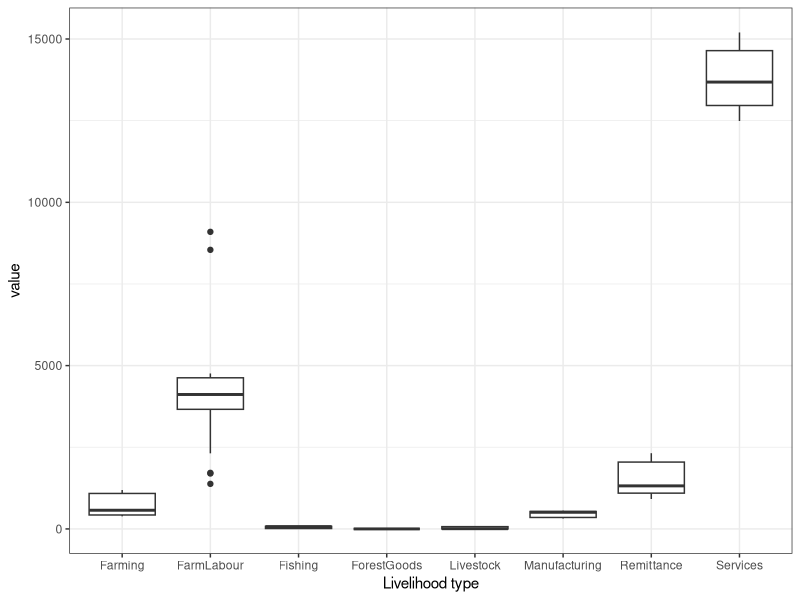

Here is the R script that generated this plot:

library(tidyverse)
library(readxl)
library(zoo)

lazar_data <- read_xlsx("Lazar_data.xlsx", sheet = "Typical expenditure levels", skip = 1) %>%
  select(-1) %>% rename("type" = "...2") 

lazar_data_longer <- lazar_data %>% pivot_longer(cols = c("1991", "1995", 
                                                             "2010", "2014")) %>%
  na.locf()
names(lazar_data_longer) = c("type", "level", "year", "value")



lazar_data_figs <- read_xlsx("Lazar_fig_data.xlsx", sheet = "Fig2 & Fig5 & FigS2.1", skip =1) %>%
  pivot_longer(cols = c(-"ArchetypeID", -"Livelihood type")) %>% 
  na.locf()
  
farming <- lazar_data_figs %>% filter(`Livelihood type` == "Farming")
farm_labor <- lazar_data_figs %>% filter(`Livelihood type` == "FarmLabour")
livestock <- lazar_data_figs %>% filter(`Livelihood type` == "Livestock")
remittances <- lazar_data_figs %>% filter(`Livelihood type` == "Remittance")
services <- lazar_data_figs %>% filter(`Livelihood type` == "Services")
fishing <- lazar_data_figs %>% filter(`Livelihood type` == "Fishing")

lazar_data_figs %>%
  filter(ArchetypeID == "AR1(SLO)") %>%
  ggplot()+
  geom_boxplot(aes(x =  `Livelihood type`, y = value)) +
  theme_bw()
  
  
  
  
  
  
